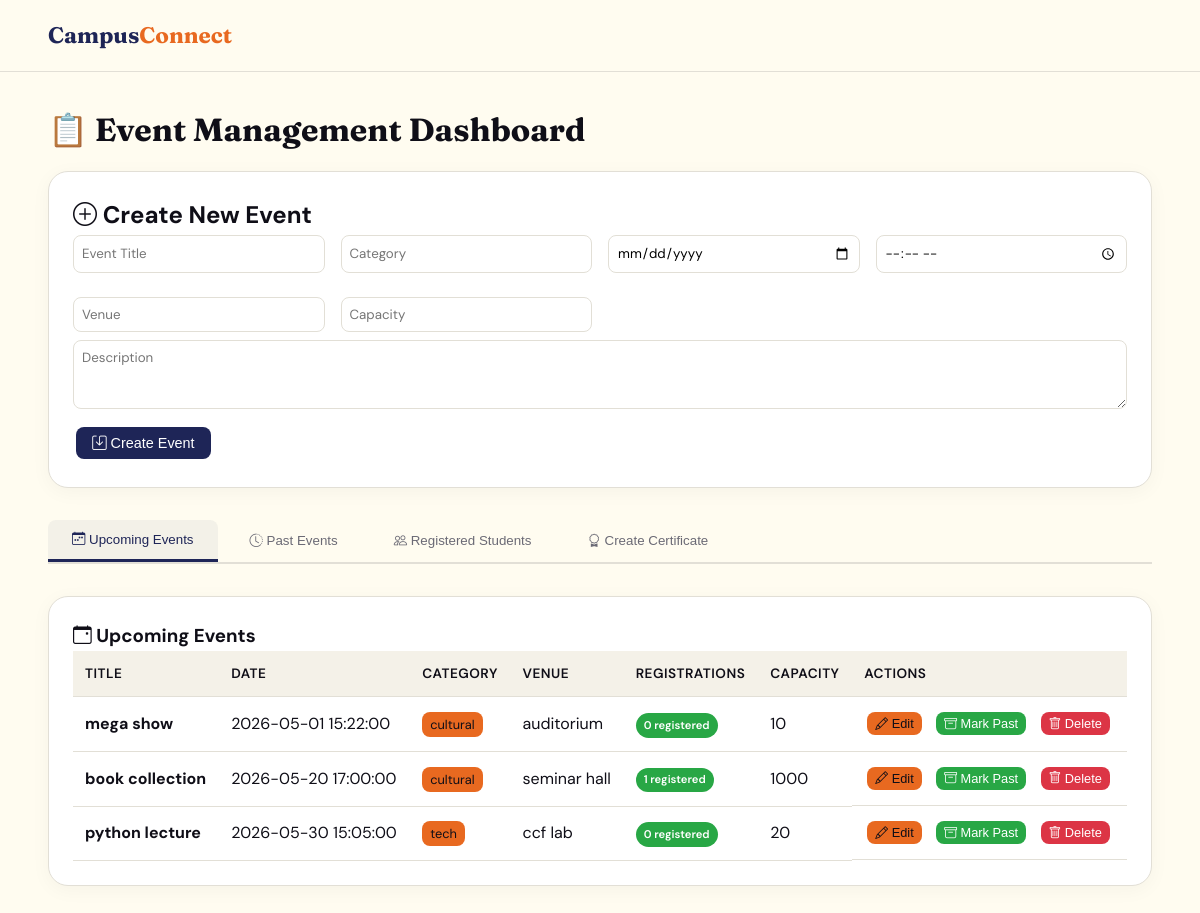
Page /organizer.php (signed in) on the committed database.
### tables this page shows
CREATE TABLE `events` (
  `id` int(11) NOT NULL,
  `title` varchar(200) DEFAULT NULL,
  `description` text DEFAULT NULL,
  `category` enum('tech','cultural','sports','workshop','seminar') DEFAULT NULL,
  `event_date` date DEFAULT NULL,
  `venue` varchar(150) DEFAULT NULL,
  `capacity` int(11) DEFAULT 100,
  `organizer_id` int(11) DEFAULT NULL,
  `status` enum('pending','approved','rejected') DEFAULT 'pending',
  `created_at` timestamp NOT NULL DEFAULT current_timestamp(),
  `event_time` time DEFAULT NULL,
  `date` date DEFAULT NULL,
  `is_past` tinyint(1) DEFAULT 0,
  `images` text DEFAULT NULL
);

### organizer.php (the view, shortened to what this page needs)
<?php
require_once 'functions.php';
$upcoming_events = $conn->query("SELECT e.*, u.name as organizer_name, COUNT(r.id) as registrations
                                FROM events e
                                LEFT JOIN users u ON e.organizer_id = u.id
                                LEFT JOIN registrations r ON e.id = r.event_id
                                WHERE e.event_date >= CURDATE() OR (e.event_date < CURDATE() AND e.is_past = 0)
                                GROUP BY e.id
                                ORDER BY e.event_date ASC")->fetch_all(MYSQLI_ASSOC);
?>
<!DOCTYPE html>
<html lang="en">
<head>
    <link href="https://cdn.jsdelivr.net/npm/bootstrap-icons/font/bootstrap-icons.css" rel="stylesheet">
</head>
<body>
<div class="top-nav">
    <a href="index.php" class="logo">Campus<span>Connect</span></a>
</div>
<h1 class="page-title">📋 Event Management Dashboard</h1>
<div class="tabs-section">
    <div class="card-custom">
        <h2><i class="bi bi-plus-circle"></i> Create New Event</h2>
        <form method="POST">
            <div style="display: grid; grid-template-columns: repeat(auto-fit, minmax(200px, 1fr)); gap: 1rem;">
                <input class="form-control" name="title" placeholder="Event Title" required>
                <input class="form-control" name="category" placeholder="Category" required>
                <input class="form-control" type="date" name="event_date" required>
                <input class="form-control" type="time" name="event_time" required>
                <input class="form-control" name="venue" placeholder="Venue" required>
                <input class="form-control" type="number" name="capacity" placeholder="Capacity" required>
            </div>
            <textarea class="form-control" name="description" placeholder="Description" rows="3"></textarea>
            <button class="btn btn-primary" type="submit"><i class="bi bi-save"></i> Create Event</button>
        </form>
    </div>
    <div class="nav-tabs">
        <button class="nav-tab active" onclick="showTab('upcoming')"><i class="bi bi-calendar-week"></i> Upcoming Events</button>
        <button class="nav-tab" onclick="showTab('past')"><i class="bi bi-clock-history"></i> Past Events</button>
        <button class="nav-tab" onclick="showTab('students')"><i class="bi bi-people"></i> Registered Students</button>
        <button class="nav-tab" onclick="showTab('certificate')"><i class="bi bi-award"></i> Create Certificate</button>
    </div>
    <div id="upcoming-tab" class="tab-pane active">
        <div class="card-custom">
            <h3><i class="bi bi-calendar-event"></i> Upcoming Events</h3>
            <div class="table-responsive" style="overflow-x:auto">
                <table class="table">
                    <thead>
                        <tr><th>Title</th><th>Date</th><th>Category</th><th>Venue</th><th>Registrations</th><th>Capacity</th><th>Actions</th></tr>
                    </thead>
                    <tbody>
                        <?php foreach ($upcoming_events as $event): ?>
                        <tr>
                            <td><strong><?php echo htmlspecialchars($event['title']); ?></strong></td>
                            <td><?php echo htmlspecialchars($event['event_date'] . ' ' . $event['event_time']); ?></td>
                            <td><span style="background: var(--amber); padding: 0.25rem 0.5rem; border-radius: 0.5rem; font-size:0.8rem;"><?php echo htmlspecialchars($event['category']); ?></span></td>
                            <td><?php echo htmlspecialchars($event['venue']); ?></td>
                            <td><span class="upcoming-badge"><?php echo $event['registrations']; ?> registered</span></td>
                            <td><?php echo htmlspecialchars($event['capacity']); ?></td>
                            <td class="action-buttons">
                                <button class="btn btn-warning btn-sm" onclick="toggleEdit(<?php echo $event['id']; ?>)"><i class="bi bi-pencil"></i> Edit</button>
                                <form method="POST" style="display:inline;" onsubmit="return confirm('Mark as past event?')">
                                    <button class="btn btn-success btn-sm" type="submit"><i class="bi bi-archive"></i> Mark Past</button>
                                </form>
                                <form method="POST" style="display:inline;" onsubmit="return confirm('Delete this event permanently?')">
                                    <button class="btn btn-danger btn-sm" type="submit"><i class="bi bi-trash"></i> Delete</button>
                                </form>
                            </td>
                        </tr>
                        <?php endforeach; ?>
                    </tbody>
                </table>
            </div>
        </div>
    </div>
</body>
</html>

### organizer.php (style rules this page uses)
* { margin: 0; padding: 0; box-sizing: border-box; }
:root { --ink: #0f0e17; --cream: #fffcf0; --amber: #e86920; --indigo: #1e2557; --border: #e2dfd6; --sand: #f4f1e8; --muted: #6b6a75; --gold: #c9a03d; --teal: #2d6a6a; }
body { font-family: 'DM Sans', sans-serif; background: var(--cream); color: var(--ink); line-height: 1.6; }
.top-nav { display: flex; align-items: center; justify-content: space-between; padding: 1.1rem 3rem; border-bottom: 1px solid var(--border); background: var(--cream); position: sticky; top: 0; z-index: 100; }
.top-nav .logo { font-family: 'Fraunces', serif; font-weight: 700; font-size: 1.4rem; color: var(--indigo); text-decoration: none; }
.top-nav .logo span { color: var(--amber); }
.page-title { font-family: 'Fraunces', serif; font-size: 2rem; font-weight: 700; margin: 2rem 0 1rem 0; padding: 0 3rem; }
.card-custom { background: #fff; border-radius: 1.25rem; border: 1px solid var(--border); padding: 1.5rem; margin-bottom: 2rem; box-shadow: 0 4px 20px rgba(0,0,0,.04); transition: transform 0.2s, box-shadow 0.2s; }
.table { width: 100%; border-collapse: collapse; }
.table th, .table td { padding: 0.75rem; text-align: left; border-bottom: 1px solid var(--border); }
.table th { background: var(--sand); font-weight: 600; font-size: 0.85rem; text-transform: uppercase; letter-spacing: 0.5px; }
.btn { padding: 0.5rem 1rem; border: none; border-radius: 0.5rem; cursor: pointer; font-size: 0.9rem; text-decoration: none; display: inline-block; margin: 0.2rem; transition: all 0.2s; }
.btn-primary { background: var(--indigo); color: white; }
.btn-danger { background: #dc3545; color: white; }
.btn-warning { background: var(--amber); color: var(--ink); }
.btn-success { background: #28a745; color: white; }
.btn-sm { padding: 0.25rem 0.5rem; font-size: 0.8rem; }
.form-control { width: 100%; padding: 0.5rem; margin-bottom: 0.5rem; border: 1px solid var(--border); border-radius: 0.5rem; font-family: 'DM Sans', sans-serif; transition: border-color 0.2s; }
.tabs-section { padding: 0 3rem 3rem; }
.action-buttons { display: flex; gap: 0.5rem; flex-wrap: wrap; }
.upcoming-badge { background: #28a745; color: white; padding: 0.2rem 0.5rem; border-radius: 1rem; font-size: 0.7rem; font-weight: 600; display: inline-block; }
.nav-tabs { display: flex; gap: 0.5rem; margin-bottom: 2rem; border-bottom: 2px solid var(--border); flex-wrap: wrap; }
.nav-tab { padding: 0.75rem 1.5rem; background: none; border: none; cursor: pointer; font-weight: 500; color: var(--muted); transition: all 0.2s; border-radius: 0.5rem 0.5rem 0 0; }
.nav-tab.active { color: var(--indigo); border-bottom: 3px solid var(--indigo); background: rgba(30,37,87,0.05); }
.tab-pane { display: none; animation: fadeIn 0.3s ease; }
.tab-pane.active { display: block; }

### rows in the picture
events: title "mega show", event_date+event_time "2026-05-01 15:22:00", category "cultural", venue "auditorium", registrations "0", capacity "10"
events: title "book collection", event_date+event_time "2026-05-20 17:00:00", category "cultural", venue "seminar hall", registrations "1", capacity "1000"
events: title "python lecture", event_date+event_time "2026-05-30 15:05:00", category "tech", venue "ccf lab", registrations "0", capacity "20"
